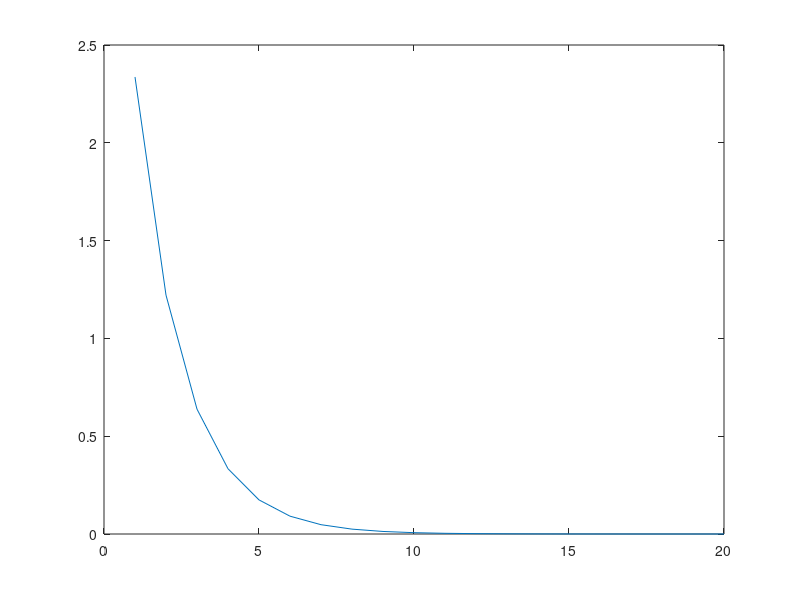

Recreate this plot in MATLAB. (Note: this script raises an error after producing the figure.)
% suggest we have a response array
r = [0 0 2 3 5 5 5 4 2 1 1 0 3 4 4 5 2 0 0];

% suggest we have a running binary array
s = [0 0 1 1 1 1 1 1 0 0 0 0 1 1 0 1 0 0 0];

plot(r)
hold on
scatter(1:length(s), s)
hold off

% we build a HRF expontial model
amp = 4.47;
tao = 1.5413;
hrf = @(x) amp*exp(-x/tao);

plot(1:20, hrf(1:20));

%% step 1: The hrf model has a length n. 
% As I understand this n represent how long the model will effect.
n = length(r);%5;

% Based on this n, we do Toeplitz transformation to running binary s.
ts = [ones(length(s)+n,1), toeplitz([s'; zeros(n,1)], zeros(n,1))];


%% step 2: for each row, apply hrf model and get the sum. We use matrix multiplcation to do this step.


%% step 3: training
H0 = [0.1; 0.5];

fun = @(x) immse(ts * [0,x(1)*exp(-[1:5]/x(2))]' .* [ones(length(s),1); zeros(n,1)], [r';zeros(n,1)]);


options = optimset('PlotFcns',@optimplotfval, 'Display','iter','MaxIter', 10000000000, 'TolFun', 1e-8, 'TolX', 1e-8);

H = fminsearch(fun,H, options);

% 4.47, 1.54

%% Have a look trained result

est = ts * [0,hrf(1:n)]';
plot(est);
hold on
plot(r);
hold off